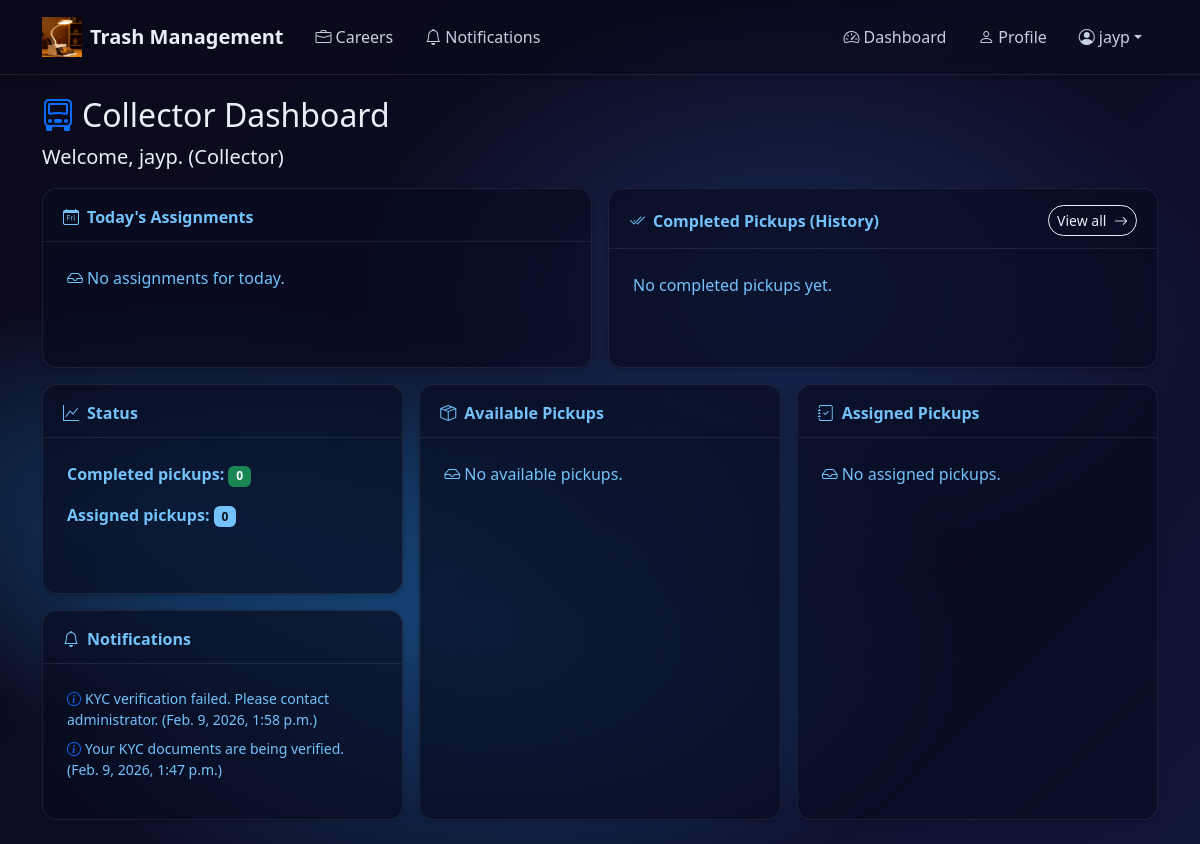
/accounts/dashboard/ (signed in), run on an earlier commit of the app's database.
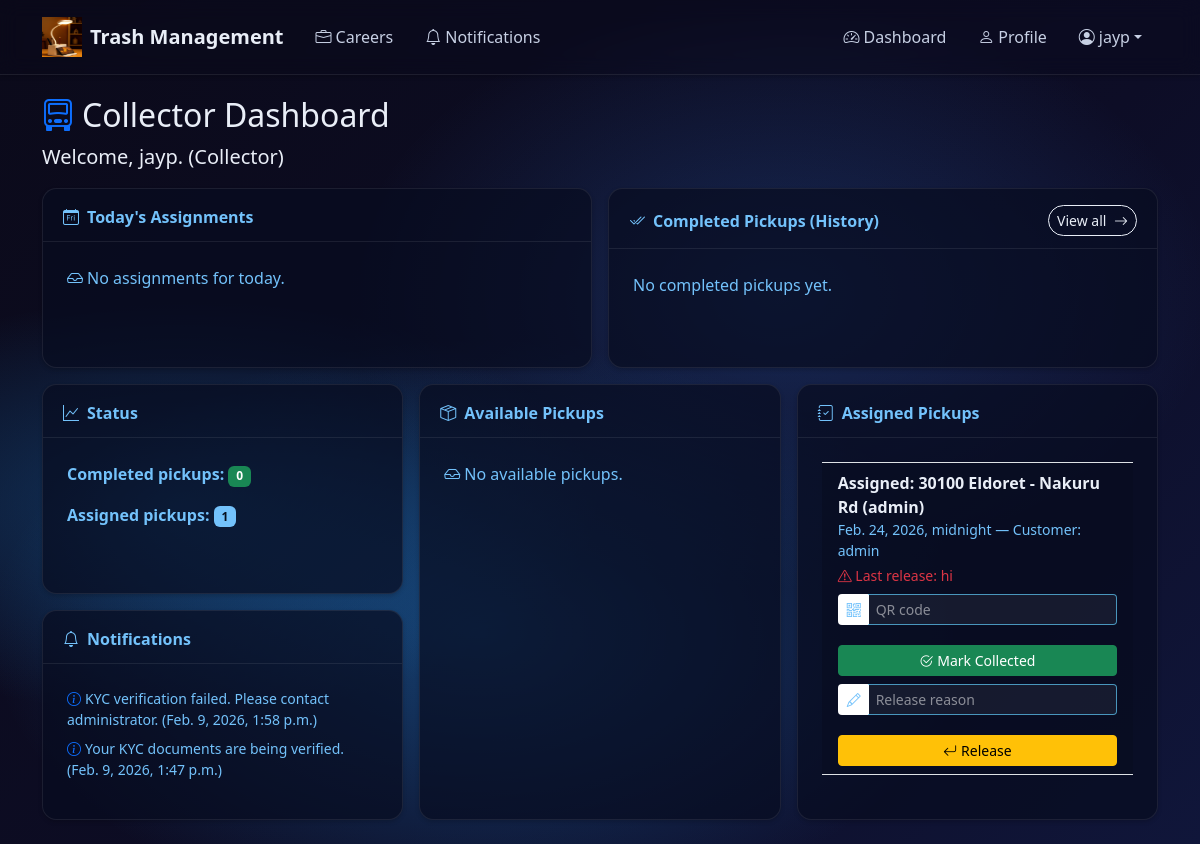
And on a later commit of the database.
### apps/notifications/models.py (models this page shows, shortened)
class Notification(models.Model):
    LEVEL_CHOICES = [
        ('info', 'Info'),
        ('success', 'Success'),
        ('warning', 'Warning'),
        ('danger', 'Danger'),
    ]
    recipient = models.ForeignKey(
        settings.AUTH_USER_MODEL, null=True, blank=True, on_delete=models.CASCADE
    )
    message = models.TextField()
    level = models.CharField(max_length=16, choices=LEVEL_CHOICES, default='info')
    link = models.CharField(max_length=512, blank=True)
    read = models.BooleanField(default=False)
    created_at = models.DateTimeField(auto_now_add=True)
    class Meta:
        ordering = ['-created_at']

### apps/pickups/models.py (models this page shows, shortened)
class Pickup(models.Model):
    TRASH_TYPE_HOUSEHOLD = 'household'
    TRASH_TYPE_RECYCLABLE = 'recyclable'
    TRASH_TYPE_BULK = 'bulk'
    TRASH_TYPE_CHOICES = [
        (TRASH_TYPE_HOUSEHOLD, 'Household'),
        (TRASH_TYPE_RECYCLABLE, 'Recyclable'),
        (TRASH_TYPE_BULK, 'Bulk'),
    ]
    trash_type = models.CharField(max_length=20, choices=TRASH_TYPE_CHOICES, default=TRASH_TYPE_HOUSEHOLD)
    STATE_SCHEDULED = 'scheduled'
    STATE_ASSIGNED = 'assigned'
    STATE_IN_PROGRESS = 'in_progress'
    STATE_COMPLETED = 'completed'
    STATE_RELEASED = 'released'
    STATE_FAILED = 'failed'
    STATE_CHOICES = [
        (STATE_SCHEDULED, 'Scheduled'),
        (STATE_ASSIGNED, 'Assigned'),
        (STATE_IN_PROGRESS, 'In Progress'),
        (STATE_COMPLETED, 'Completed'),
        (STATE_RELEASED, 'Released'),
        (STATE_FAILED, 'Failed'),
    ]
    customer = models.ForeignKey(settings.AUTH_USER_MODEL, on_delete=models.CASCADE, related_name='pickups')
    collector = models.ForeignKey(settings.AUTH_USER_MODEL, null=True, blank=True, on_delete=models.SET_NULL, related_name='assigned_pickups')
    release_reason = models.TextField(null=True, blank=True)
    address = models.ForeignKey('customers.Address', on_delete=models.CASCADE)
    scheduled_time = models.DateTimeField()
    state = models.CharField(max_length=20, choices=STATE_CHOICES, default=STATE_SCHEDULED)
    created_at = models.DateTimeField(auto_now_add=True)
    proof_photo = models.ImageField(upload_to='proofs/', null=True, blank=True)
    verification_token = models.CharField(max_length=64, blank=True)
    verified_at = models.DateTimeField(null=True, blank=True)

### apps/customers/models.py (models this page shows, shortened)
class Address(models.Model):
    user = models.ForeignKey(settings.AUTH_USER_MODEL, on_delete=models.CASCADE, related_name='addresses')
    address_text = models.TextField()
    lat = models.DecimalField(max_digits=9, decimal_places=6, null=True, blank=True)
    lng = models.DecimalField(max_digits=9, decimal_places=6, null=True, blank=True)
    google_place_id = models.CharField(max_length=128, blank=True)
    region = models.CharField(max_length=64, blank=True)
    landmark = models.CharField(max_length=128, blank=True)
    created_at = models.DateTimeField(auto_now_add=True)
    updated_at = models.DateTimeField(auto_now=True)
    def __str__(self):
        return f"{self.address_text} ({self.user})"

### apps/accounts/models.py (models this page shows, shortened)
class User(AbstractUser):
    ROLE_CHOICES = (
        ('customer', 'Customer'),
        ('collector', 'Collector'),
        ('admin', 'Admin'),
    )
    role = models.CharField(max_length=20, choices=ROLE_CHOICES, default='customer')
    collector_approved = models.BooleanField(default=False)
    @property
    def is_collector(self):
        return self.role == 'collector'
    @property
    def is_approved_collector(self):
        return self.is_collector and bool(self.collector_approved)

### apps/accounts/views.py (the view)
# urls.py: path('dashboard/', views.dashboard_dispatch, name='dashboard'),
@login_required
def dashboard_dispatch(request):
    user = request.user
    if getattr(user, 'is_approved_collector', False):
        return collector_dashboard(request)
    if getattr(user, 'has_collector_application', False) and not getattr(user, 'is_approved_collector', False):
        return redirect(reverse('careers:application-status'))
    return user_dashboard(request)

### templates/accounts/collector_dashboard.html (shortened to what the changed rows need)
{% extends 'base.html' %}
{% block content %}
<div class="collector-dashboard">
  <h2 class="mb-2"><i class="bi bi-truck-front text-primary me-2"></i>Collector Dashboard</h2>
  <div class="collector-dashboard-grid-6">
    <div class="card mb-3 card-left-top">
      <div class="card-body">
        <p><strong>Assigned pickups:</strong> <span class="badge bg-primary">{{ assigned.count }}</span></p>
      </div>
    </div>
    {% if notifications %}
      <div class="card mb-3 card-left-bottom">
        <div class="card-body">
          <ul class="list-unstyled mb-0">
            {% for n in notifications %}
              <li class="small mb-2"><i class="bi bi-info-circle text-primary me-1"></i>{{ n.message }} <span class="text-muted">({{ n.created_at }})</span></li>
            {% endfor %}
          </ul>
        </div>
      </div>
    {% endif %}
    <div class="card mb-3 card-right-tall">
      <div class="card-body">
        {% if assigned %}
          <ul class="list-group">
            {% for p in assigned %}
              <li class="list-group-item">
                <div class="fw-bold">{{ p.get_state_display }}: {{ p.address }}</div>
                <div class="small text-muted">{{ p.scheduled_time }} — Customer: {{ p.customer.get_full_name|default:p.customer.username }}</div>
                {% if p.release_reason %}
                  <div class="small text-danger mt-1"><i class="bi bi-exclamation-triangle"></i> Last release: {{ p.release_reason }}</div>
                {% endif %}
                <div class="mt-2">
                  <form method="post" action="/pickups/{{ p.id }}/mark_collected/" class="pickup-complete-form mb-2">
                    <div class="input-group input-group-sm">
                      <span class="input-group-text bg-white"><i class="bi bi-qr-code"></i></span>
                      <input type="text" name="verification_code" class="form-control" placeholder="QR code" required />
                    </div>
                    <button class="btn btn-sm btn-success mark-collected-btn mt-1 w-100" type="submit">
                      <i class="bi bi-check2-circle me-1"></i>Mark Collected
                    </button>
                  </form>
                  <form method="post" action="/pickups/{{ p.id }}/release/">
                    <div class="input-group input-group-sm">
                      <span class="input-group-text bg-white"><i class="bi bi-pencil"></i></span>
                      <input type="text" name="reason" class="form-control" placeholder="Release reason" required />
                    </div>
                    <button class="btn btn-sm btn-warning mt-1 w-100" type="submit">
                      <i class="bi bi-arrow-return-left me-1"></i>Release
                    </button>
                  </form>
                </div>
              </li>
            {% endfor %}
          </ul>
        {% else %}
          <p class="text-muted mb-0"><i class="bi bi-inbox me-1"></i>No assigned pickups.</p>
        {% endif %}
      </div>
    </div>
  </div>
</div>
{% endblock %}

What changed in the data, as far as the page shows it:
added Pickup: state "Assigned", address "30100 Eldoret - Nakuru Rd (admin)", scheduled_time "Feb. 24, 2026, midnight", customer.get_full_name "admin", release_reason "hi"
Also different on the page:
{{ assigned.count }}: "0" → "1"
text no longer shown: "No assigned pickups."
